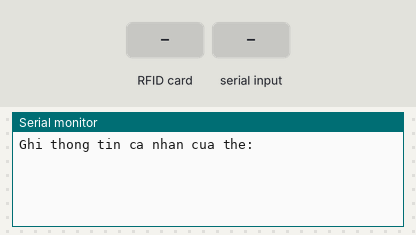
A sketch run on a simulated Arduino Uno, built with avr-gcc and run on an emulated ATmega328P. Parts: the last lines printed to the serial monitor. The test bench sets the inputs (shaded band).

Above: at 1.2 s.
1.3 s: RFID card 5E 7A 19 C4 held to the reader
At 2.1 s:
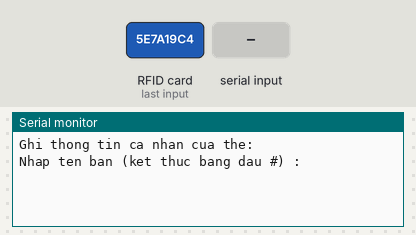
2.8 s: "1#" received over Serial
At 3.9 s:
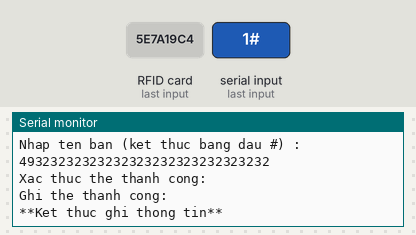

The sketch:

rfid_write_personal_data.ino
```cpp
/*
 *
 * Typical pin layout used:
 * -----------------------------------------------------------------------------------------
 *             MFRC522      Arduino       Arduino   Arduino    Arduino          Arduino
 *             Reader/PCD   Uno/101       Mega      Nano v3    Leonardo/Micro   Pro Micro
 * Signal      Pin          Pin           Pin       Pin        Pin              Pin
 * -----------------------------------------------------------------------------------------
 * RST/Reset   RST          9             5         D9         RESET/ICSP-5     RST
 * SPI SS      SDA(SS)      10            53        D10        10               10
 * SPI MOSI    MOSI         11 / ICSP-4   51        D11        ICSP-4           16
 * SPI MISO    MISO         12 / ICSP-1   50        D12        ICSP-1           14
 * SPI SCK     SCK          13 / ICSP-3   52        D13        ICSP-3           15
 *
 * PCD (Proximity Coupling Device): NXP MFRC522 Contactless Reader IC
 * PICC (Proximity Integrated Circuit Card): A card or tag using the ISO 14443A interface, eg Mifare or NTAG203.
 */

#include <SPI.h>
#include <MFRC522.h>

#define RST_PIN			    9				// Cong RST/Reset
#define SS_PIN			    10			// Cong SPI SS
#define MF_KEY_SIZE		  6				// Chuan Crypto1 cua NXP Semiconductors quy dinh 48bit = 6byte
#define MF_BLOCK_SIZE 	16			// 16 byte PICC

MFRC522 mfrc522(SS_PIN, RST_PIN);	// Khoi tao MFRC522

//*****************************************************************************************//
void setup() {
	Serial.begin(9600);		// Cai dat cong ket noi voi PC
	SPI.begin();			    // Cai dat SPI
	mfrc522.PCD_Init();		// Cai dat dau doc the
	Serial.println(F("Ghi thong tin ca nhan cua the:"));
}
//*****************************************************************************************//

//*****************************************************************************************//
void loop() {
	// Chuan bi khoa
	MFRC522::MIFARE_Key key;
	for(byte i = 0; i < MF_KEY_SIZE; i++) key.keyByte[i] = 0xFF;

	byte block = 1; 	// MIFARE Classic 1K (MF1S503x) 16 sectors * 4 blocks
	byte len   = MF_BLOCK_SIZE;
  byte pointSpace;
  byte buffer1[len];
  MFRC522::StatusCode status;

	//-------------------------------------------

	// Kiem tra co phai la the moi khong
	if ( !mfrc522.PICC_IsNewCardPresent()) return;

	// Chon the doc
	if ( !mfrc522.PICC_ReadCardSerial()) return;

	//-------------------------------------------

	// The hien thong tin chi tiet cua the (UID, SAK, PICC)
	mfrc522.PICC_DumpDetailsToSerial(&(mfrc522.uid));

	//-------------------------------------------
	Serial.setTimeout(10000L); // Cho doi 20s
	Serial.println(F("Nhap ten ban (ket thuc bang dau #) : "));
  pointSpace = Serial.readBytesUntil('#', (char *) buffer1, MF_BLOCK_SIZE) ;
  for (byte i = pointSpace; i < MF_BLOCK_SIZE; i++) buffer1[i] = ' ';
  for (byte i = 0; i < MF_BLOCK_SIZE; i++) Serial.print(buffer1[i]);
  Serial.println();

	// Ghi ten chu the
	status = mfrc522.PCD_Authenticate(MFRC522::PICC_CMD_MF_AUTH_KEY_A, block, &key, &(mfrc522.uid));
	if (status != MFRC522::STATUS_OK) {
		Serial.print(F("Xac thuc the that bai: "));
		Serial.println(mfrc522.GetStatusCodeName(status));
	}
	else Serial.println(F("Xac thuc the thanh cong: "));

	status = mfrc522.MIFARE_Write(block, buffer1, len);
	if (status != MFRC522::STATUS_OK) {
		Serial.print(F("Ghi the that bai: "));
		Serial.println(mfrc522.GetStatusCodeName(status));
	}
	else Serial.println(F("Ghi the thanh cong: "));

	//----------------------------------------
	Serial.println(F("\n**Ket thuc ghi thong tin**\n"));

  delay(1000);

	mfrc522.PICC_HaltA();
	mfrc522.PCD_StopCrypto1();
}
//*****************************************************************************************//
```

Measured:
- after the input at 1.3 s, the serial monitor: prints a new line at once (image 1)
- after the input at 2.8 s, the serial monitor: prints a new line at once (image 2)
